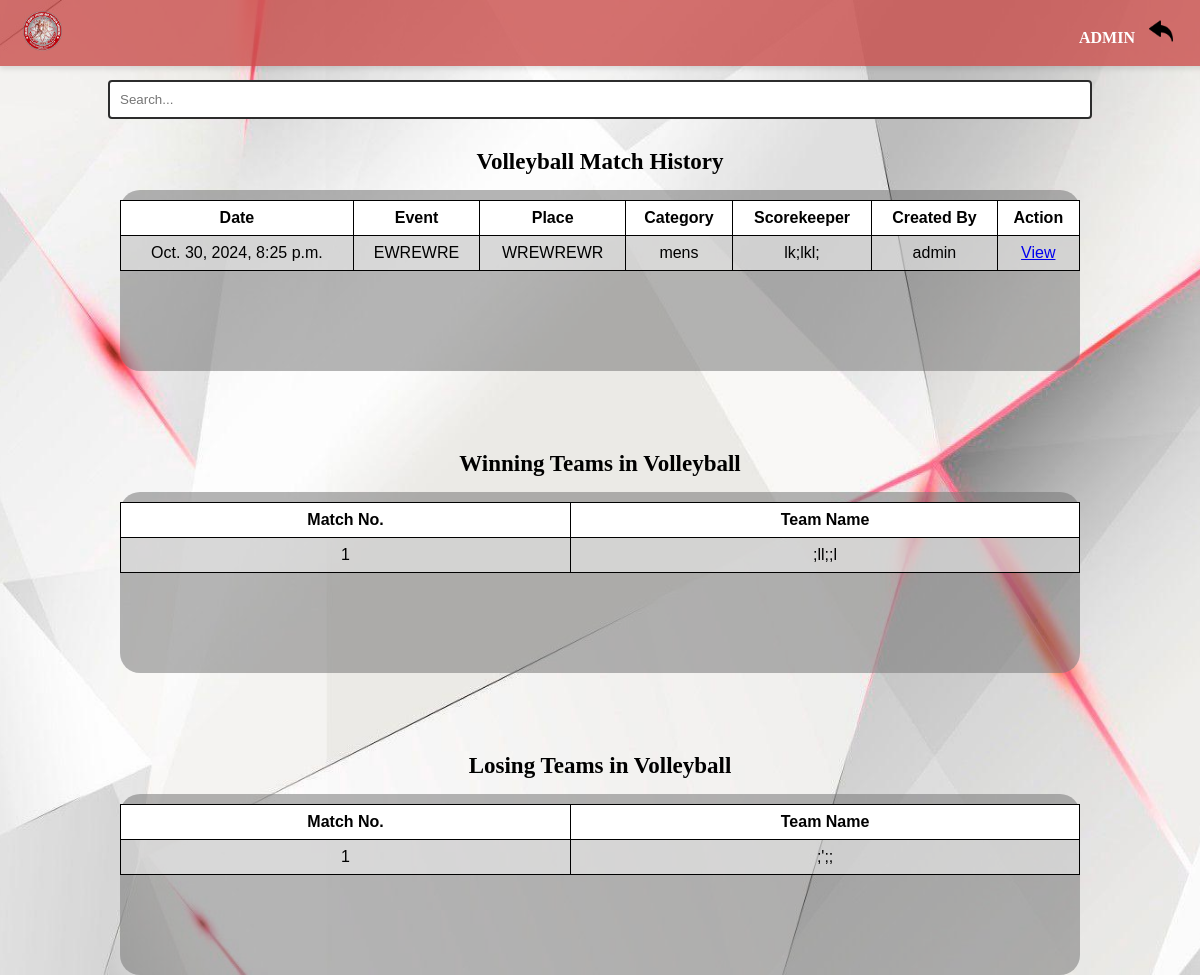
Page /volleyball_history/ (signed in) on the committed database.
### myapp/models.py (models this page shows, shortened)
class CustomUser(AbstractUser):
    SPORT_CHOICES = [
        ('arnis', 'Arnis'),
        ('volleyball', 'Volleyball'),
        ('table_tennis', 'Table Tennis'),
    ]
    userID = models.AutoField(primary_key=True)
    username = models.CharField(max_length=255, unique=True)
    password = models.CharField(max_length=255)  # This field will store hashed passwords
    sport = models.CharField(max_length=20, choices=SPORT_CHOICES, blank=True, null=True)
    is_superuser = models.BooleanField(blank=True, null=True)
    is_admin = models.BooleanField(blank=True, null=True)
    is_staff = models.BooleanField(blank=True, null=True)
    groups = models.ManyToManyField(
        Group,
        blank=True,
        related_name='customuser_set',
        verbose_name='groups'
    )
    user_permissions = models.ManyToManyField(
        Permission,
        blank=True,
        related_name='customuser_set',
        verbose_name='user permissions'
    )
    def __str__(self):
        return self.username

class VolleyballMatch(models.Model):
    matchID = models.AutoField(primary_key=True)
    yearID = models.ForeignKey(SchoolYear, on_delete=models.CASCADE, null=True, blank=True)
    event = models.CharField(max_length=100, blank=True)
    place = models.CharField(max_length=100, blank=True)
    category = models.CharField(max_length=100, blank=True)
    match_no = models.IntegerField(blank=True, null=True)
    date = models.DateTimeField(blank=True, null=True)
    start = models.TimeField(blank=True, null=True)
    finish = models.TimeField(blank=True, null=True)
    home_team = models.ForeignKey(VolleyballTeam, related_name='home_team', on_delete=models.CASCADE, blank=True, null=True)
    away_team = models.ForeignKey(VolleyballTeam, related_name='away_team', on_delete=models.CASCADE, blank=True, null=True)
    home_team_timeout = models.CharField(max_length=100, blank=True)
    away_team_timeout = models.CharField(max_length=100, blank=True)
    winning_team = models.CharField(max_length=100, blank=True)
    losing_team = models.CharField(max_length=100, blank=True)
    referee1 = models.ForeignKey(VolleyballReferee, related_name='refereed_matches1', on_delete=models.CASCADE, blank=True, null=True)
    referee2 = models.ForeignKey(VolleyballReferee, related_name='refereed_matches2', on_delete=models.CASCADE, blank=True, null=True)
    line_judge1 = models.ForeignKey(VolleyballJudge, related_name='judged_matches1', on_delete=models.CASCADE, blank=True, null=True)
    line_judge2 = models.ForeignKey(VolleyballJudge, related_name='judged_matches2', on_delete=models.CASCADE, blank=True, null=True)
    scorer = models.ForeignKey(VolleyballScorer, related_name='scored_matches', on_delete=models.CASCADE, blank=True, null=True)
    user = models.ForeignKey(CustomUser, on_delete=models.CASCADE)  # Store user reference

class VolleyballScorer(models.Model):
    yearID = models.ForeignKey(SchoolYear, on_delete=models.CASCADE)
    scorerID = models.AutoField(primary_key=True)
    scorer_name = models.CharField(max_length=150)
    def __str__(self):
        return self.scorer_name

### myapp/views.py (the view)
# urls.py: path('volleyball_history/', views.volleyball_history, name='volleyball_history'),
@login_required(login_url='/login')
def volleyball_history(request):
    volley = VolleyballMatch.objects.all()
    context ={
    'volley': volley,
    'username': request.user,
    }
    if request.user.sport != 'volleyball' and not request.user.is_admin:
        messages.error(request, "You are not authorized to access this page.")
        return redirect('myapp:sports')  # Redirect to sport selection page
    return render(request, 'volleyball_history.html', context)

### myapp/templates/volleyball_history.html (shortened to what this page needs)
{% load static %}
<!DOCTYPE html>
<html lang="en">
<head>
    <link rel="stylesheet" href="{% static 'css/arnis_history.css' %}">
</head>
<header>
    <div class="navbar">
    <div class="logo">
        <img src="{% static 'img/csspe.png' %}" alt="Logo">
    </div>
    <div class="nav-links">
        <ul>
            <li>
                <span>{{ username|upper  }}</span>
            </li>
            <li>
                <a href="javascript:history.back()">
                    <img src="{% static '/img/back.png'%}"  alt="Match History" class="icon" placeholder="icon" />
                </a>
            </li>
        </ul>
    </div>
</div>
</header>
<body>
    <div class="search-container">
        <input type="text" class="search-bar" id="search-input" placeholder="Search...">
    </div>
<h1>Volleyball Match History</h1>
<div class= "container">
<table border="1" id="history-table">
    <thead>
        <tr>
            <th>Date</th>
            <th>Event</th>
            <th>Place</th>
            <th>Category</th>
            <th>Scorekeeper</th>
            <th>Created By</th>
            <th>Action</th>
        </tr>
    </thead>
    <tbody>
        {% for volley in volley %}
        <tr>
            <td>{{ volley.date }}</td>
            <td>{{ volley.event }}</td>
            <td>{{ volley.place }}</td>
            <td>{{ volley.category }}</td>
            <td>{{ volley.scorer }}</td>
            <td>{{ volley.user.username }}</td>
            <td><a href="{% url 'myapp:volleyball_match_view' volley.matchID %}">View</a></td>
        </tr>
        {% endfor %}
    </tbody>
</table>
</div>
<h1>Winning Teams in Volleyball</h1>
<div class= "container">
<table border="1" id="history-table">
    <thead>
        <tr>
            <th>Match No.</th>
            <th>Team Name</th>
        </tr>
    </thead>
    <tbody>
        {% for volley in volley %}
        <tr>
            <td>{{ volley.match_no }}</td>
            <td>{{ volley.winning_team }}</td>
        </tr>
        {% endfor %}
    </tbody>
</table>
</div>
<h1>Losing Teams in Volleyball</h1>
<div class= "container">
<table border="1" id="history-table">
    <thead>
        <tr>
            <th>Match No.</th>
            <th>Team Name</th>
        </tr>
    </thead>
    <tbody>
        {% for volley in volley %}
        <tr>
            <td>{{ volley.match_no }}</td>
            <td>{{ volley.losing_team }}</td>
        </tr>
        {% endfor %}
    </tbody>
</table>
</div>
</body>
</html>

### myapp/static/css/arnis_history.css (style rules this page uses)
body { background-image: url('/static/img/log.png'); background-size: cover; background-position: center; background-repeat: no-repeat; background-attachment: fixed; font-family: Georgia, 'Times New Roman', Times, serif; margin: 0; padding: 0; position: relative; }
.navbar { background-color: #ca4f4dcd; color: #fff; display: flex; justify-content: space-between; align-items: center; padding: 3px; font-weight: bold; position: fixed; margin: 0; width: 100%; top: 0; z-index: 1000; box-shadow: 0px 3px 5px rgba(0, 0, 0, 0.1); }
.logo img { height: 40px; margin-left: 20px; }
.nav-links ul { list-style: none; margin-right: 20px; padding: 0; }
.nav-links ul li { display: inline; padding-right: 10px; }
.nav-links ul li a { color: #0b0b0b; text-decoration: none; }
.container { font-family: 'Franklin Gothic Medium', 'Arial Narrow', Arial, sans-serif; background-color: #74747488; margin: 0 auto; width: 80%; padding-top: 10px; border-radius: 20px; padding-bottom: 100px; text-align: center; box-sizing: border-box; justify-content: space-around; }
.icon { width: 24px; height: 24px; }
img { transition: filter 0.3s; }
h1 { font-size: 23px; padding-top: 80px; padding-bottom: 15px; margin: 0 auto; text-align: center; }
table { width: 100%; border-collapse: collapse; }
table, th, td { border: 1px solid #000000; }
th, td { text-align: center; padding: 8px; }
th { background-color: #ffff; }
td { background-color: #ffffff78; }
.search-container { margin: 0 auto; display: flex; justify-content: center; align-items: center; margin-top: 80px; margin-bottom: -50px; }
.search-bar { padding: 10px; width: 80%; border: 2px solid #2c2c2c; border-radius: 4px; }

### rows in the picture
CustomUser: username "ADMIN"
VolleyballMatch: date "Oct. 30, 2024, 8:25 p.m.", event "EWREWRE", place "WREWREWR", category "mens", scorer "lk;lkl;", user.username "admin", match_no "1", winning_team ";ll;;l", losing_team ";';;"
